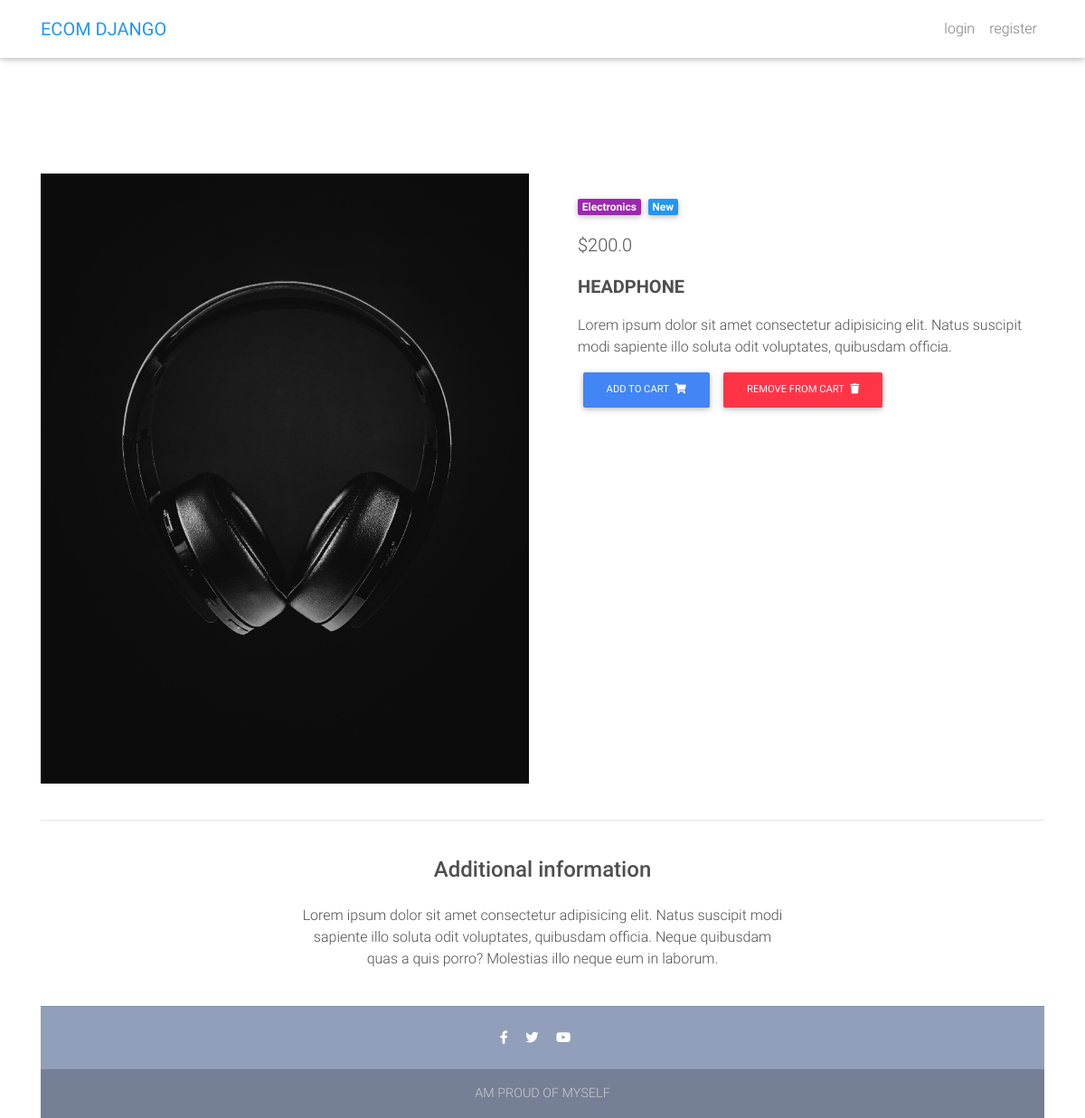
/product/1/, run on the app's committed database.
### core/models.py (models this page shows, shortened)
class Item(models.Model):
    item_name = models.CharField(max_length=100)
    price = models.FloatField()
    image = models.ImageField(null=True, blank=True)
    discount_price = models.FloatField(blank=True, null=True)
    category = models.CharField(choices=CATEGORY, max_length=2)
    label = models.CharField(choices=LABEL, max_length=2)
    description = models.TextField()
    def get_add_to_cart_url(self):
        return reverse("core:add-to-cart", kwargs={
            "pk" : self.pk
        })
    def get_remove_from_cart_url(self):
        return reverse("core:remove-from-cart", kwargs={
            "pk" : self.pk
        })
    @property
    def imageURL(self):
        try:
            url = self.image.url
        except:
            url = ''
        return url

### core/views.py (the view)
# urls.py: path('product/<pk>/', ProductView.as_view(), name='product'),
class ProductView(DetailView):
    model = Item
    template_name = "product.html"

### templates/product.html (shortened to what this page needs)
{% extends 'base.html' %}
{% load static %}
{% block content %}
  <main class="mt-5 pt-4">
    <div class="container dark-grey-text mt-5">
      <div class="row wow fadeIn">
        <div class="col-md-6 mb-4">
          <img src="{{ item.imageURL }}" class="img-fluid" alt="">
        </div>
        <div class="col-md-6 mb-4">
          <div class="p-4">
            <div class="mb-3">
              <a href="">
                <span class="badge purple mr-1">{{ object.get_category_display }}</span>
              </a>
              <a href="">
                <span class="badge blue mr-1">{{ object.get_label_display }}</span>
              </a>
            </div>
            <p class="lead">
            {% if object.discount_price %}
              <span class="mr-1">
              <del>${{ object.price }}</del>
              </span>
              <span>${{ object.discount_price }}</span>
            {% else %}
             <span>${{ object.price }}</span>
            {% endif %}
            </p>
            <p class="lead font-weight-bold">{{ object.item_name }}</p>
            <p>{{ object.description }}</p>
            <a href="{{ object.get_add_to_cart_url }}" class="btn btn-primary btn-md my-0 p" >Add to cart
                <i class="fas fa-shopping-cart ml-1"></i>
            </a>
            <a href="{{ object.get_remove_from_cart_url }}" class="btn btn-danger btn-md my-0 p" >Remove From cart
                <i class="fas fa-trash ml-1"></i>
            </a>
          </div>
        </div>
      </div>
      <hr>
      <div class="row d-flex justify-content-center wow fadeIn">
        <div class="col-md-6 text-center">
          <h4 class="my-4 h4">Additional information</h4>
          <p>Lorem ipsum dolor sit amet consectetur adipisicing elit. Natus suscipit modi sapiente illo soluta odit
            voluptates,
            quibusdam officia. Neque quibusdam quas a quis porro? Molestias illo neque eum in laborum.</p>
        </div>
      </div>
{% endblock content %}

### templates/base.html (shortened to what this page needs)
{% load static %}
{% load cart_template_tags %}
<!DOCTYPE html>
<html lang="en">
<head>
  <link rel="stylesheet" href="https://use.fontawesome.com/releases/v5.11.2/css/all.css">
  <link href="{% static 'css/bootstrap.min.css' %}" rel="stylesheet">
  <link href="{% static 'css/mdb.min.css' %}" rel="stylesheet">
  <link href=" {% static 'css/style.min.css' %}" rel="stylesheet">
</head>
<body>
  <nav class="navbar fixed-top navbar-expand-lg navbar-light white scrolling-navbar">
    <div class="container">
      <a class="navbar-brand waves-effect" href="/">
        <strong class="blue-text">ECOM DJANGO</strong>
      </a>
      <div class="collapse navbar-collapse" id="navbarSupportedContent">
        <ul class="navbar-nav nav-flex-icons">
            {% if user.is_authenticated %}
            <li class="nav-item">
                <a href="{% url 'core:order-summary' %}" class="nav-link waves-effect">
                {% if request.user|cart_item_count != 0 %}
                  <span class="badge red z-depth-1 mr-1"> {{ request.user|cart_item_count }} </span>
                {% endif %}
                <i class="fas fa-shopping-cart"></i>
                <span class="clearfix d-none d-sm-inline-block"> Cart </span>
                </a>
            </li>
            <li class="nav-item">
                 <a class="nav-link waves-effect">
                Hi {{ user.username }}!
                </a>
            </li>
             </li class="nav-item">
                <a class="nav-link waves-effect" href="{% url 'logout' %}"> logout</a>
            </li>
            {% else %}
                <a class="nav-link waves-effect" href="{% url 'login' %}"> login</a>
                <a class="nav-link waves-effect" href="{% url 'register' %}"> register</a>
            {% endif %}
        </ul>
      </div>
    </div>
  </nav>
  <div class="mt-5 pt-4">
    </div>
    {% block content %}
    {% endblock content %}
    {% include "footer.html" %}
</body>
</html>

### templates/footer.html (shortened to what this page needs)
  <footer class="page-footer text-center font-small mt-4 wow fadeIn">
    <hr class="my-4">
    <div class="pb-4">
        <i class="fab fa-facebook-f mr-3"></i>
        <i class="fab fa-twitter mr-3"></i>
        <i class="fab fa-youtube mr-3"></i>
    </div>
    <div class="footer-copyright py-3">
AM PROUD OF MYSELF
    </div>
  </footer>

### templates/script.html (shortened to what this page needs)
{% load static %}

### templates/base.html (style rules this page uses)
html, body, header, .carousel { height: 60vh; }

### data on the page
Item: imageURL (picture), category "Electronics", label "New", price "200.0", item_name "HEADPHONE", description "Lorem ipsum dolor sit amet consectetur adipisicing elit. Natus suscipit modi sapiente illo soluta odit voluptates, quibusdam officia."
